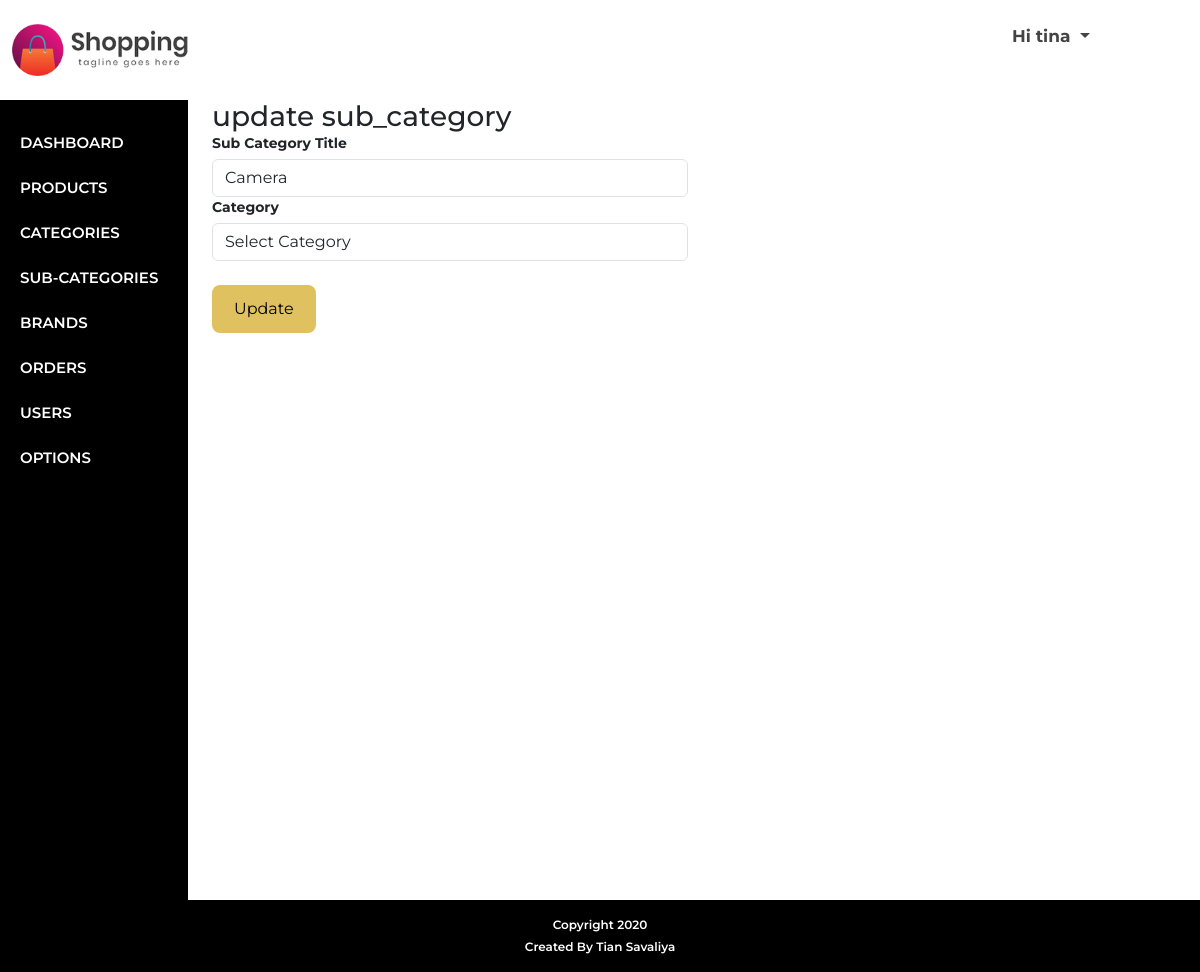
Page /admin/edit_sub_category.php?id=21 (signed in) on the committed database.
### tables this page shows
CREATE TABLE IF NOT EXISTS `options` (
  `s_no` int NOT NULL AUTO_INCREMENT,
  `site_name` varchar(100) NOT NULL,
  `site_title` varchar(100) DEFAULT NULL,
  `site_logo` varchar(100) NOT NULL,
  `site_desc` varchar(255) DEFAULT NULL,
  `footer_text` varchar(100) NOT NULL,
  `currency_format` varchar(20) NOT NULL,
  `contact_phone` varchar(15) DEFAULT NULL,
  `contact_email` varchar(100) DEFAULT NULL,
  `contact_address` varchar(255) DEFAULT NULL,
  PRIMARY KEY (`s_no`)
);

CREATE TABLE IF NOT EXISTS `sub_categories` (
  `sub_cat_id` int NOT NULL AUTO_INCREMENT,
  `sub_cat_title` varchar(100) NOT NULL,
  `cat_parent` int NOT NULL,
  `cat_products` int NOT NULL DEFAULT '0',
  `show_in_header` tinyint NOT NULL DEFAULT '1',
  `show_in_footer` tinyint NOT NULL DEFAULT '1',
  PRIMARY KEY (`sub_cat_id`)
);

### admin/edit_sub_category.php (the view, shortened to what this page needs)
<?php
include 'header.php'; ?>
    <div class="admin-content-container">
        <h3 class="admin-heading">update sub_category</h3>
        <?php
            $sub_cat_id = $_GET['id'];
            $sub_cat = "SELECT * FROM sub_categories WHERE sub_cat_id = $sub_cat_id";
            $row = mysqli_query($conn, $sub_cat);
            $sub_categories = mysqli_fetch_all($row, MYSQLI_ASSOC);
            if ($sub_categories > 0) {
                foreach($sub_categories as $row){?>
                <div class="row">
                    <form id="updateSubCategory" class="add-post-form col-md-6" method ="POST">
                            <div class="form-group">
                                <label>Sub Category Title</label>
                                <input type="text" name="sub_cat_title" class="form-control sub_category" value="<?php echo $row['sub_cat_title']; ?>"  placeholder="" required>
                            </div>
                            <div class="form-group">
                                <label>Category</label>
                                <select name="cat_parent" class="form-control cat_parent">
                                    <option value="">Select Category</option>
                                </select>
                            </div>
                            <input type="submit" name="sumbit" class="btn add-new btn-golden mt-lg-4 mt-2" value="Update" />
                        </form>
                </div>
                <?php
                }
            } else { ?>
                <div class="not-found">!!! Result Not Found !!!</div>
          <?php  } ?>
    </div>
<?php
    include "footer.php";
?>

### admin/header.php (shortened to what this page needs)
<?php
include 'php_files/config.php';
$option = "SELECT site_name,site_logo,currency_format FROM options";
$result = mysqli_query($conn, $option);
$row = mysqli_fetch_assoc($result);
?>
<!DOCTYPE html>
<html lang="en">
<head>
    <link rel="stylesheet" href="https://cdnjs.cloudflare.com/ajax/libs/bootstrap/5.3.3/css/bootstrap.min.css" />
    <link rel="stylesheet" href="../css/stylesheet.css?v=<?php echo time(); ?>">
</head>
<body>
    <div id="admin-header">
        <div class="container-fluid">
            <div class="row py-lg-4 py-2 justify-content-between">
                <div class="col-md-2">
                    <?php
                    if (!empty($row['site_logo'])) { ?>
                        <a href="dashboard.php" class="logo-img"><img src="../images/<?php echo $row['site_logo']; ?>" alt="site-logo"></a>
                    <?php } else { ?>
                        <a href="dashboard.php" class="logo"><?php echo $row['site_name']; ?></a>
                    <?php } ?>
                </div>
                <div class="col-md-2">
                    <div>
                        <a class="dropdown-toggle text-gray fs-17 fw-700" href="#" type="button" data-bs-toggle="dropdown" aria-expanded="false">
                            <?php
                            echo 'Hi ' . $_SESSION['admin_name'];
                            ?>
                        </a>
                    </div>
                </div>
            </div>
        </div>
    </div>
    <div id="admin-wrapper">
        <div class="container-fluid">
            <div class="row">
                <div class="col-lg-2 col-12 ps-0" id="admin-menu">
                    <ul class="menu-list">
                        <li <?php if (basename($_SERVER['PHP_SELF']) == "dashboard.php") echo 'class="active"'; ?>><a href="dashboard.php">Dashboard</a></li>
                        <li <?php if (basename($_SERVER['PHP_SELF']) == "products.php") echo 'class="active"'; ?>><a href="products.php">Products</a></li>
                        <li <?php if (basename($_SERVER['PHP_SELF']) == "category.php") echo 'class="active"'; ?>><a href="category.php">Categories</a></li>
                        <li <?php if (basename($_SERVER['PHP_SELF']) == "sub_category.php") echo 'class="active"'; ?>><a href="sub_category.php">Sub-Categories</a></li>
                        <li <?php if (basename($_SERVER['PHP_SELF']) == "brands.php") echo 'class="active"'; ?>><a href="brands.php">Brands</a></li>
                        <li <?php if (basename($_SERVER['PHP_SELF']) == "orders.php") echo 'class="active"'; ?>><a href="orders.php">Orders</a></li>
                        <li <?php if (basename($_SERVER['PHP_SELF']) == "users.php") echo 'class="active"'; ?>><a href="users.php">Users</a></li>
                        <li <?php if (basename($_SERVER['PHP_SELF']) == "options.php") echo 'class="active"'; ?>><a href="options.php">Options</a></li>
                    </ul>
                </div>
                <div class="col-lg-10 col-12 clearfix" id="admin-content">

### css/stylesheet.css (style rules this page uses)
* { outline: none !important; -webkit-box-sizing: border-box; box-sizing: border-box; }
ul, ol { padding: 0px; margin: 0px; }
ul li, ol li { list-style-type: none; margin: 0; padding: 0; }
p, h1, h2, h3, h4, h5, h6 { padding: 0; margin: 0; }
a, a:hover, a:focus, a:active { outline: none !important; text-decoration: none; }
body { font-family: "Montserrat", sans-serif; font-size: 14px; }
img { max-width: 100%; display: block; }
.text-gray { color: #444; }
.btn-golden { background-color: #dfc160; padding: 10px 20px; border-radius: 8px; border: 2px solid #dfc160; color: #000; -webkit-transition: all 0.5s; -o-transition: all 0.5s; transition: all 0.5s; }
.fs-17 { font-size: 17px; }
.fw-700 { font-weight: 700; }
#admin-wrapper .menu-list li { list-style-type: none; }
#admin-wrapper .menu-list li a { text-decoration: none; color: #fff; font-size: 17px; line-height: 25px; font-weight: 700; }
#admin-wrapper .menu-list { background: #000; padding: 20px 10px; height: 100vh; }
#admin-menu .menu-list li a { color: #fff; font-size: 15px; font-weight: 600; text-transform: uppercase; padding: 10px 10px; border-radius: 10px; display: block; transition: all 0.3s; }
.add-post-form label { width: 100%; margin-bottom: 5px; font-weight: 700; }

### rows in the picture
options: site_logo (picture)
sub_categories: sub_cat_title "Camera"

### other values in the picture
$_SESSION['admin_name'] "tina"
